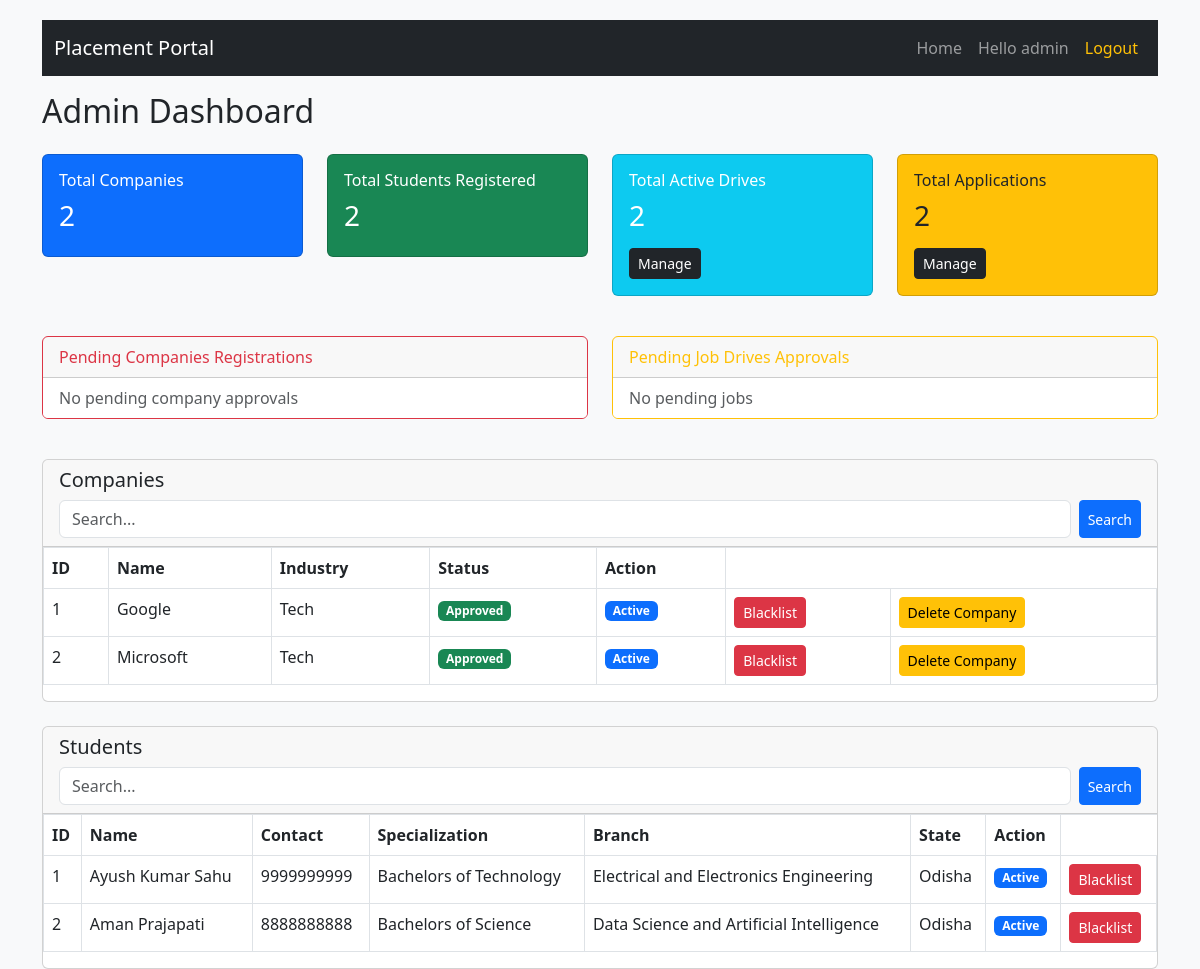
The page /admin (signed in) on the database its author committed.
### database/models.py (models this page shows)
class User(db.Model, UserMixin):
    __tablename__ = 'user'
    id = db.Column(db.Integer, primary_key=True)
    username = db.Column(db.String(50), unique=True, nullable=False)
    hashedpassword = db.Column(db.String(length = 128), nullable=False)
    role = db.Column(db.String(20), nullable=False) # can be 'admin', 'company', 'student'
    status = db.Column(db.Boolean, default=True) # for blacklisitng purposes
    student_profile = db.relationship('Student', backref='user', uselist=False, cascade="all, delete-orphan")
    company_profile = db.relationship('Company', backref='user', uselist=False, cascade="all, delete-orphan")

class Company(db.Model):
    __tablename__ = 'company'
    id = db.Column(db.Integer, primary_key=True)
    user_id = db.Column(db.Integer, db.ForeignKey('user.id'), unique=True, nullable=False)
    company_name = db.Column(db.String(100), nullable=False)
    industry = db.Column(db.String(100),nullable = False)
    HRcontact = db.Column(db.String(10),nullable = False)
    approval = db.Column(db.Boolean, default=False) # Approval of the Admin for the company
    drives = db.relationship('Placements', backref='company', lazy=True, cascade="all, delete-orphan")

class Student(db.Model):
    __tablename__ = 'student'
    id = db.Column(db.Integer, primary_key=True)
    user_id = db.Column(db.Integer, db.ForeignKey('user.id'), unique=True, nullable=False)
    name = db.Column(db.String(100), nullable=False)
    contact = db.Column(db.String(20))
    education = db.Column(db.String(200))
    skills = db.Column(db.Text)
    resume = db.Column(db.String(255))
    college = db.Column(db.String(200))
    branch = db.Column(db.String(100))
    dob = db.Column(db.Date)
    country = db.Column(db.String(100))
    state = db.Column(db.String(100))
    address = db.Column(db.Text)
    applications = db.relationship('Application', backref='student', lazy=True, cascade="all, delete-orphan")

### routes/admin_mgmt.py (the view)
@app.route('/admin')
@login_required
@role_required('admin')
def admin_dashboard():
    totComp = models.Company.query.count()
    totStudent = models.Student.query.count()
    drivesCount = models.Placements.query.count()
    totapps = models.Application.query.count()
    p_comp = models.Company.query.filter_by(approval=False).all()
    p_jobs = models.Placements.query.filter_by(admin_approval=False).all()
    s = request.args.get('search_student', '')
    if s != '' and len(s) > 0:
        student_query = models.Student.query.join(models.User)
        filters = []
        filters.append(models.Student.name.ilike(f'%{s}%'))
        filters.append(models.Student.contact.ilike(f'%{s}%'))
        filters.append(models.Student.state.ilike(f'%{s}%'))
        filters.append(models.Student.branch.ilike(f'%{s}%'))
        filters.append(models.Student.education.ilike(f'%{s}%'))
        if s.isdigit():
            filters.append(models.Student.id ==  int(s))
        students = student_query.filter(or_(*filters)).all() # Combining all filters - oring them
    else:
        students =models.Student.query.all()
    search_comp = request.args.get('search_company', '')
    if search_comp  !=  '':
        company_query = models.Company.query.join(models.User)
        f_list = [
            models.Company.company_name.ilike(f'%{search_comp}%'),
            models.Company.industry.ilike(f'%{search_comp}%')
        ]
        companies =company_query.filter(or_(*f_list)).all()
    else:
        companies = models.Company.query.all()
    return render_template(
        'admin.html',
        total_companies=totComp,
        total_students=totStudent,
        total_drives=drivesCount,
        total_applications=totapps,
        pending_jobs=p_jobs,
        pending_comp=p_comp,
        students=students,
        companies=companies,
        search_student=s,
        search_company=search_comp
    )

### app.py (called while the page is built)
@login_manager.user_loader
def load_user(user_id):
    return models.User.query.get(int(user_id))

def role_required(*roles):
    def wrapper(fn):
        @wraps(fn)
        def decorated_view(*args,**kwargs):
            if not current_user.is_authenticated:
                return login_manager.unauthorized()
            if current_user.role not in roles:
                flash("You do not have permission to access this page", "danger")
                return redirect(url_for('login'))
            return fn(*args , **kwargs)
        return decorated_view
    return wrapper

### templates/admin.html
{% extends "base.html" %}
{% block content %}
<div class="d-flex justify-content-between mb-3">
    <h2>Admin Dashboard</h2>
</div>
<div class="row mb-4">
    <div class="col-md-3 mb-3">
        <div class="card bg-primary text-white">
            <div class="card-body">
                <h6>Total Companies</h6>
                <h3>{{ total_companies }}</h3>
            </div>
        </div>
    </div>
    <div class="col-md-3 mb-3">
        <div class="card bg-success text-white">
            <div class="card-body">
                <h6>Total Students Registered</h6>
                <h3>{{ total_students }}</h3>
            </div>
        </div>
    </div>
    <div class="col-md-3 mb-3">
        <div class="card bg-info text-white">
            <div class="card-body">
                <h6>Total Active Drives</h6>
                <h3>{{ total_drives }}</h3>
                <a href="{{ url_for('admin_drives') }}" class="btn btn-dark btn-sm mt-2">Manage</a>
            </div>
        </div>
    </div>
    <div class="col-md-3 mb-3">
        <div class="card bg-warning">
            <div class="card-body">
                <h6>Total Applications</h6>
                <h3>{{ total_applications }}</h3>
                <a href="{{ url_for('admin_applications') }}" class="btn btn-dark btn-sm mt-2">Manage</a>
            </div>
        </div>
    </div>
</div>
<div class="row mb-4">
    <div class="col-md-6 mb-3">
        <div class="card border-danger">
            <div class="card-header text-danger">
                Pending Companies Registrations
            </div>
            <ul class="list-group list-group-flush">
                {% if pending_comp %}
                    {% for comp in pending_comp %}
                    <li class="list-group-item d-flex justify-content-between">
                        <div>
                            <b>{{comp.company_name }}</b><br>
                            <small>{{ comp.industry }}</small>
                        </div>
                        <div>
                            <a href="{{ url_for('approve_company', company_id=comp.id) }}" class="btn btn-success btn-sm">Approve</a>
                            <a href="{{ url_for('reject_company', company_id=comp.id) }}" class="btn btn-danger btn-sm">Reject</a>
                        </div>
                    </li>
                    {% endfor %}
                {% else %}
                    <li class="list-group-item text-muted">No pending company approvals</li>
                {% endif %}
            </ul>
        </div>
    </div>
    <div class="col-md-6 mb-3">
        <div class="card border-warning">
            <div class="card-header text-warning">
                Pending Job Drives Approvals
            </div>
            <ul class="list-group list-group-flush">
                {% if pending_jobs %}
                    {% for job in pending_jobs %}
                    <li class="list-group-item d-flex justify-content-between">
                        <div>
                            <b>{{ job.title }}</b><br>
                            <small>{{ job.company.company_name }}</small>
                        </div>
                        <div>
                            <a href="{{ url_for('approve_job', job_id=job.id) }}" class="btn btn-success btn-sm">Approve</a>
                            <a href="{{ url_for('reject_job', job_id=job.id) }}" class="btn btn-danger btn-sm">Reject</a>
                        </div>
                    </li>
                    {% endfor %}
                {% else %}
                    <li class="list-group-item text-muted">No pending jobs</li>
                {% endif %}
            </ul>
        </div>
    </div>
</div>
<div class="card mb-4">
    <div class="card-header">
        <h5>Companies</h5>
        <form method="GET" action="{{ url_for('admin_dashboard') }}" class="d-flex mt-2">
            <input type="text" name="search_company" class="form-control me-2" placeholder="Search..." value="{{ search_company }}">
            <button class="btn btn-primary btn-sm">Search</button>
        </form>
    </div>
    <div class="table-responsive">
        <table class="table table-bordered">
            <tr>
                <th>ID</th>
                <th>Name</th>
                <th>Industry</th>
                <th>Status</th>
                <th>Action</th>
            </tr>
            {% for comp in companies %}
            <tr>
                <td>{{ comp.id }}</td>
                <td>{{comp.company_name }}</td>
                <td>{{ comp.industry }}</td>
                <td>
                    {% if comp.approval %}
                        <span class="badge bg-success">Approved</span>
                    {% else %}
                        <span class="badge bg-warning">Pending</span>
                    {% endif %}
                </td>
                    <td>
                        {% if comp.user.status %}
                            <span class="badge bg-primary">Active</span>
                        {% else %}
                            <span class="badge bg-danger">Blacklisted</span>
                        {% endif %}
                    </td>
                    <td>
                        {% if comp.user.status %}
                            <a href="{{ url_for('toggle_user_status', user_id=comp.user_id) }}" class="btn btn-danger btn-sm">Blacklist</a>
                        {% else %}
                            <a href="{{ url_for('toggle_user_status', user_id=comp.user_id) }}" class="btn btn-success btn-sm">Reactivate</a>
                        {% endif %}
                    </td>
                    <td>
                        <a href="{{ url_for('delete_company_byadmin', user_id=comp.user_id) }}" class="btn btn-warning btn-sm">Delete Company</a>
                    </td>
            </tr>
            {% endfor %}
        </table>
    </div>
</div>
<div class="card">
    <div class="card-header">
        <h5>Students</h5>
        <form method="GET" action="{{ url_for('admin_dashboard') }}" class="d-flex mt-2">
            <input type="text" name="search_student" class="form-control me-2" placeholder="Search..." value="{{ search_student }}">
            <button class="btn btn-primary btn-sm">Search</button>
        </form>
    </div>
    <div class="table-responsive">
        <table class="table table-bordered">
            <tr>
                <th>ID</th>
                <th>Name</th>
                <th>Contact</th>
                <th>Specialization</th>
                <th>Branch</th>
                <th>State</th>
                <th>Action</th>
            </tr>
            {% for student in students %}
            <tr>
                <td>{{ student.id }}</td>
                <td>{{ student.name }}</td>
                <td>{{student.contact }}</td>
                <td>{{ student.education }}</td>
                <td>{{ student.branch}}</td>
                <td>{{ student.state}}</td>
                <td>
                    {% if student.user.status %}
                            <span class="badge bg-primary">Active</span>
                    {% else %}
                            <span class="badge bg-danger">Blacklisted</span>
                    {% endif %}
                </td>
                <td>
                    {% if student.user.status %}
                            <a href="{{ url_for('toggle_user_status', user_id=student.user_id) }}" class="btn btn-danger btn-sm">Blacklist</a>
                    {% else %}
                            <a href="{{ url_for('toggle_user_status', user_id=student.user_id) }}" class="btn btn-success btn-sm">Reactivate</a>
                    {% endif %}
                </td>
            </tr>
            {% endfor %}
        </table>
    </div>
</div>
{% endblock %}

### templates/base.html (shortened to what this page needs)
<!DOCTYPE html>
<html lang="en">
<head>
    <link href="https://cdn.jsdelivr.net/npm/bootstrap@5.3.0/dist/css/bootstrap.min.css" rel="stylesheet">
</head>
<body>
<div class="container">
    <nav class="navbar navbar-expand-lg navbar-dark bg-dark mb-3">
        <div class="container-fluid">
            <a class="navbar-brand" href="{{ url_for('home') }}">Placement Portal</a>
            <div class="collapse navbar-collapse" id="navbarMenu">
                <ul class="navbar-nav ms-auto">
                    <li class="nav-item">
                        <a class="nav-link" href="{{ url_for('home') }}">Home</a>
                    </li>
                    {% if current_user.is_authenticated %}
                        <li class="nav-item">
                            <span class="nav-link">Hello {{ current_user.username }}</span>
                        </li>
                        <li class="nav-item">
                            <a class="nav-link text-warning" href="{{ url_for('logout') }}">Logout</a>
                        </li>
                    {% endif %}
                </ul>
            </div>
        </div>
    </nav>
    <div class="mt-2">
        {% block content %}{% endblock %}
    </div>
</div>
</body>
</html>

### templates/base.html (style rules this page uses)
body { margin-top: 20px; background-color: #f8f9fa; }

### rows shown on the page
User: username "admin"
Company: id "1", company_name "Google", industry "Tech", approval "Approved"
Company: id "2", company_name "Microsoft", industry "Tech", approval "Approved"
Student: id "1", name "Ayush Kumar Sahu", contact "9999999999", education "Bachelors of Technology", branch "Electrical and Electronics Engineering", state "Odisha"
Student: id "2", name "Aman Prajapati", contact "8888888888", education "Bachelors of Science", branch "Data Science and Artificial Intelligence", state "Odisha"

### other values the page prints
{{ total_companies }} "2"
{{ total_students }} "2"
{{ total_drives }} "2"
{{ total_applications }} "2"
